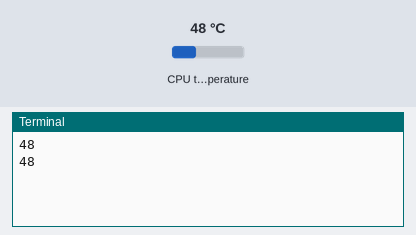
A program run on a simulated Raspberry Pi (BCM pin numbers). On the bench: the last lines printed to the terminal. The test bench sets the inputs (shaded band); at power-on: CPU temperature 48 °C. The clock reads 2024-03-15 10:24:30 at power-on unless the program sets it; files the program writes start out absent.

Above: at 1.2 s.
1.3 s: CPU temperature set to 31 °C
At 2.6 s:
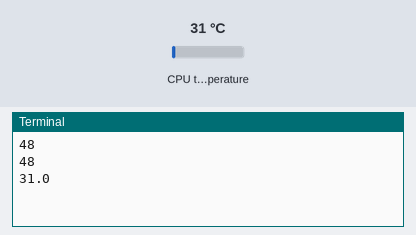
2.8 s: CPU temperature set to 44 °C
At 3.4 s:
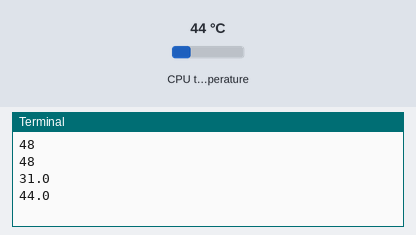
Timing chart, 0 to 5.8 s (numbered marks = the images above; inputs shaded):
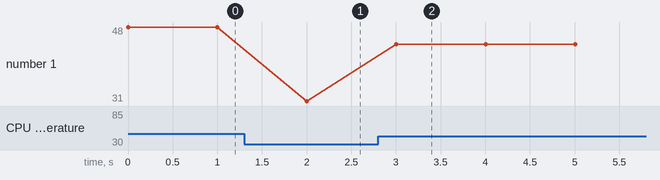

Measured:
- after the input at 1.3 s, the terminal: prints a new line after 0.70 s (image 1)
- after the input at 2.8 s, the terminal: prints a new line after 0.20 s (image 2)
- plotted number 1: 48 → 31 after the input at 1.3 s, 31 → 44 after the input at 2.8 s

The program:

temp_monitor.py
```python
from gpiozero import CPUTemperature
from time import sleep, strftime

cpu = CPUTemperature()


def write_temp(temp):
    with open("/home/pi/cpu_temp.csv", "a") as log:
        log.write("{0},{1}\n".format(strftime("%Y-%m-%d %H:%M:%S"), str(temp)))


def main():
    while True:
        temp = cpu.temperature
        write_temp(temp)
        print(temp)
        sleep(1)


try:
    main()
except KeyboardInterrupt:
    print('\nThanks!\n')
```
